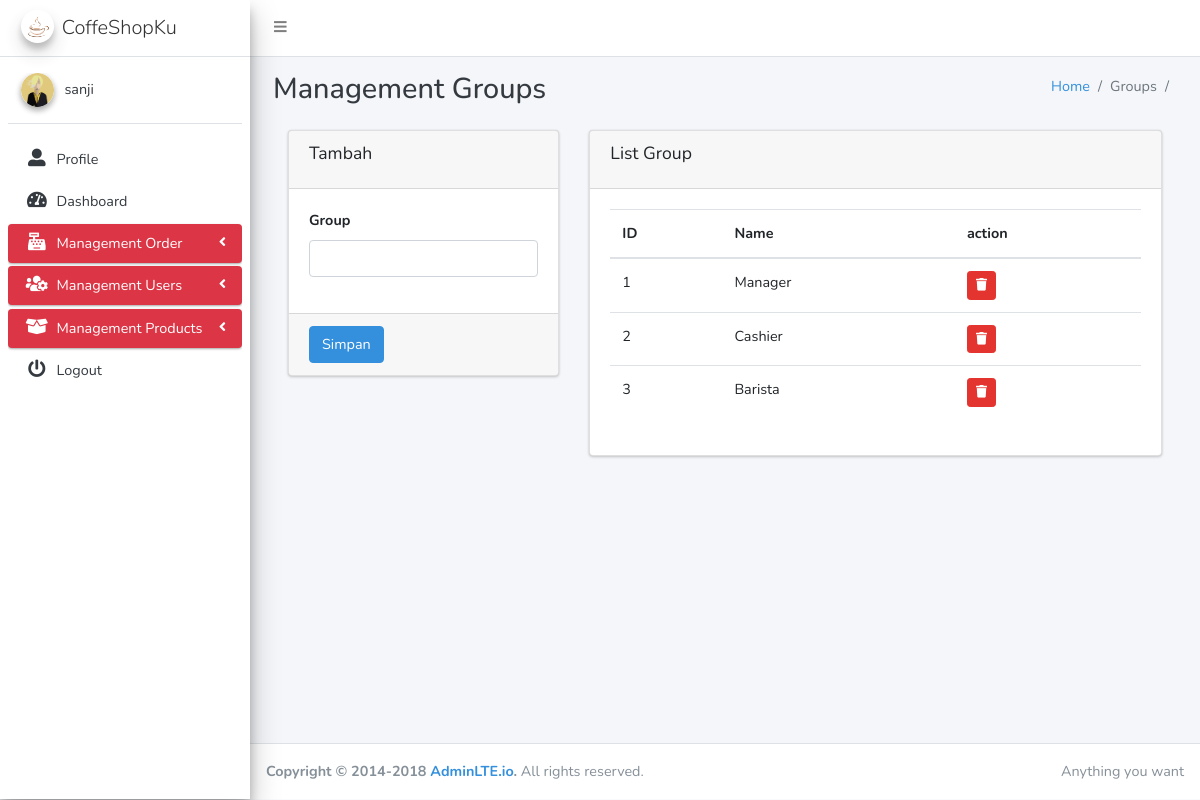
Screenshot of /accounts/groups/ (signed in) with the database file from the repository.
### accounts/models.py (models this page shows, shortened)
class User(AbstractBaseUser, PermissionsMixin):
    email = models.EmailField(_('email'), unique=True)
    username = models.CharField(_('username'), max_length=45, unique=True)
    first_name = models.CharField(_('first name'), max_length=30, blank=True)
    last_name = models.CharField(_('last name'), max_length=30, blank=True)
    date_joined = models.DateTimeField(_('date joined'), auto_now_add=True)
    is_active = models.BooleanField(_('active'), default=True)
    avatar = models.ImageField(upload_to=path_and_rename, null=True, blank=True)
    objects = UserManager()
    EMAIL_FIELD    = 'email'
    USERNAME_FIELD = 'username'
    REQUIRED_FIELDS = []
    class Meta:
        verbose_name = _('user')
        verbose_name_plural = _('users')
    def __str__(self):
        return self.username

### accounts/views.py (the view, shortened to what this page needs)
# urls.py: path('groups/', login_required(GroupsPermissions.as_view(template_name='accounts/groups.html')),name='groups_list'),
class GroupsPermissions(PermissionRequiredMixin,FormView):
    template_name   = None
    form_class      = GroupsForm
    success_url     = 'groups_list'
    permission_required = ('auth.view_group','auth.change_group','auth.add_group')
    def get_context_data(self, **kwargs):
        if 'form' not in kwargs:
            kwargs['form'] = self.get_form()
        kwargs['heading_title']        = "Management Groups"
        kwargs['breadcrumb']        = {'content':'Groups','class':'active',}
        kwargs['user_groups']      = Group.objects.all()
        return super().get_context_data(**kwargs)

### accounts/forms.py (shortened to what this page needs)
class GroupsForm(forms.ModelForm):
    class Meta:
        model = Group
        fields = "__all__"

### accounts/auth.py (called while the page is built)
    def get_user(self, user_id):
        UserModel = get_user_model()
        try:
            return UserModel._default_manager.get(pk=user_id)
        except UserModel.DoesNotExist:
            return None

### accounts/templates/accounts/groups.html (shortened to what this page needs)
{% extends "layouts/base.html" %}
{% block content %}
<section class="content">
    <div class="container-fluid">
        <div class="row">
            <div class="col-md-4">
                <div class="card">
                    <div class="card-header with-border">
                        <h3 class="card-title">Tambah</h3>
                    </div>
                    <div class="card-body">
                        <form role="form" method="POST">
                            <div class="form-group">
                                <label for="name">Group</label>
                                <input type="text" name="name" class="form-control " id="name" required>
                            </div>
                    </div>
                    <div class="card-footer">
                        <button type="submit" class="btn btn-primary">Simpan</button>
                    </div>
                </div>
            </div>
            <div class="col-md-8">
                <div class="card">
                    <div class="card-header with-border">
                        <h3 class="card-title">List Group</h3>
                    </div>
                    <div class="card-body">
                        <div class="table-responsive">
                            <table id="myTable" class="table table-hover">
                                <thead>
                                    <tr>
                                        <th>ID</th>
                                        <th>Name</th>
                                        <th>action</th>
                                    </tr>
                                </thead>
                                <tbody>
                                    {% for row in user_groups %}
                                    <tr>
                                        <td>{{row.id}}</td>
                                        <td>{{row.name}}</td>
                                        <td>
                                            <form method="POST" action="{% url  'delete_group' pk=row.id %}">
                                                <button type="submit" value="DELETE" class="btn btn-danger btn-sm"><i
                                                        class="fa fa-trash"></i></button>
                                            </form>
                                        </td>
                                    </tr>
                                    {% endfor %}
                                </tbody>
                            </table>
                        </div>
                    </div>
                </div>
            </div>
        </div>
    </div>
</section>
{% endblock content %}

### templates/layouts/base.html (shortened to what this page needs)
{% load static %}
{% load active_link_tags %}
<!DOCTYPE html>
<html lang="en">
<head>
    <link rel="stylesheet" href="{% static "sass/app.css" %}">
</head>
<body class="hold-transition sidebar-mini">
    <div class="wrapper" id="app">
        <nav class="main-header navbar navbar-expand bg-white navbar-light border-bottom">
            <ul class="navbar-nav">
                <li class="nav-item">
                    <a class="nav-link" data-widget="pushmenu" href="#"><i class="fa fa-bars"></i></a>
                </li>
            </ul>
        </nav>
        <aside class="main-sidebar sidebar-light-danger elevation-4">
            <a href="index3.html" class="brand-link">
                <img src="{% static "img/logo.png" %}" alt="CoffeShopKu" class="brand-image img-circle elevation-3"
                    style="opacity: .8">
                <span class="brand-text font-weight-light">CoffeShopKu</span>
            </a>
            <div class="sidebar">
                <div class="user-panel mt-3 pb-3 mb-3 d-flex">
                    <div class="image">
                        <img src="{% get_media_prefix %}{{request.user.avatar}}" class="img-circle elevation-2"
                            alt="User Image">
                    </div>
                    <div class="info">
                        <a href="#" class="d-block">{{ request.user }}</a>
                    </div>
                </div>
                <nav class="mt-2">
                    <ul class="nav nav-pills nav-sidebar flex-column" data-widget="treeview" role="menu"
                        data-accordion="false">
                        <li class="nav-item">
                            <a href="{% url 'profile_url' request.user.id %}"
                                class="{% active_link 'profile_url' 'active-link' pk=request.path|last %} nav-link">
                                <i class="nav-icon fas fa-user-alt"></i>
                                <p>
                                    Profile
                                </p>
                            </a>
                        </li>
                        <li class="nav-item">
                            <a href="{% url 'dashboard' %}"
                                class="{% active_link 'dashboard' 'active-link' %} nav-link">
                                <i class="nav-icon fas fa-tachometer-alt"></i>
                                <p>
                                    Dashboard
                                </p>
                            </a>
                        </li>
                        <li
                            class="nav-item has-treeview {% active_link 'order_list_products' 'menu-open' strict=True %}">
                            <a href="#" class="nav-link active">
                                <i class="nav-icon fas fa-cash-register"></i>
                                <p>
                                    Management Order
                                    <i class="right fas fa-angle-left"></i>
                                </p>
                            </a>
                        </li>
                        {% if perms.accounts.view_user %}
                        <li class="nav-item has-treeview {% active_link 'permissions_groups' 'menu-open' %}{% active_link 'groups_list' 'menu-open' %}{% active_link 'users_list || add_user'  'menu-open' %}{% active_link 'update_user' 'menu-open' pk=request.path|last %}">
                            <a href="#" class="nav-link active">
                                <i class="nav-icon fas fa-users-cog"></i>
                                <p>
                                    Management Users
                                    <i class="right fas fa-angle-left"></i>
                                </p>
                            </a>
                        </li>
                        {% endif %}
                        {% if perms.products.view_products %}
                        <li class="nav-item has-treeview {% active_link 'list_categories' 'menu-open' strict=True %}{% active_link 'list_products' 'menu-open' strict=True  %} ">
                            <a href="#" class="nav-link active">
                                <i class="nav-icon fas fa-box-open"></i>
                                <p>
                                    Management Products
                                    <i class="right fas fa-angle-left"></i>
                                </p>
                            </a>
                        </li>
                        {% endif %}
                        <li class="nav-item">
                            <a href="{% url 'logout_url' %}" class="nav-link">
                                <i class="nav-icon fas fa-power-off"></i>
                                <p>
                                    Logout
                                </p>
                            </a>
                        </li>
                    </ul>
                </nav>
            </div>
        </aside>
        <div class="content-wrapper">
            <div class="content-header">
                <div class="container-fluid">
                    <div class="row mb-2">
                        <div class="col-sm-6">
                            <h1 class="m-0 text-dark">{{heading_title}}</h1>
                        </div>
                        <div class="col-sm-6">
                            <ol class="breadcrumb float-sm-right">
                                <li class="breadcrumb-item"><a href="#">Home</a></li>
                                <li class="breadcrumb-item {{breadcrumb.class}}">{% if breadcrumb2  %}<a
                                        href="{% url breadcrumb.url %}">{{breadcrumb.content}}</a></li>
                                {% else %}{{breadcrumb.content}}</li>{% endif %}
                                <li class="breadcrumb-item {{breadcrumb2.class}}">{{breadcrumb2.content}}</li>
                            </ol>
                        </div>
                    </div>
                </div>
            </div>
            <div class="content">
                <div class="container-fluid">
                    {% block content %}
                    {% endblock content %}
                </div>
            </div>
        </div>
        <footer class="main-footer">
            <div class="float-right d-none d-sm-inline">
                Anything you want
            </div>
            <strong>Copyright &copy; 2014-2018 <a href="https://adminlte.io">AdminLTE.io</a>.</strong> All rights
            reserved.
        </footer>
    </div>
</body>
</html>

### rows the page displays
User: user.avatar (picture), user "sanji"

### other values shown
{{ heading_title }} "Management Groups"
{{ breadcrumb.content }} "Groups"
{{ row.id }} "1"
{{ row.name }} "Manager"
{{ row.id }} "2"
{{ row.name }} "Cashier"
{{ row.id }} "3"
{{ row.name }} "Barista"
